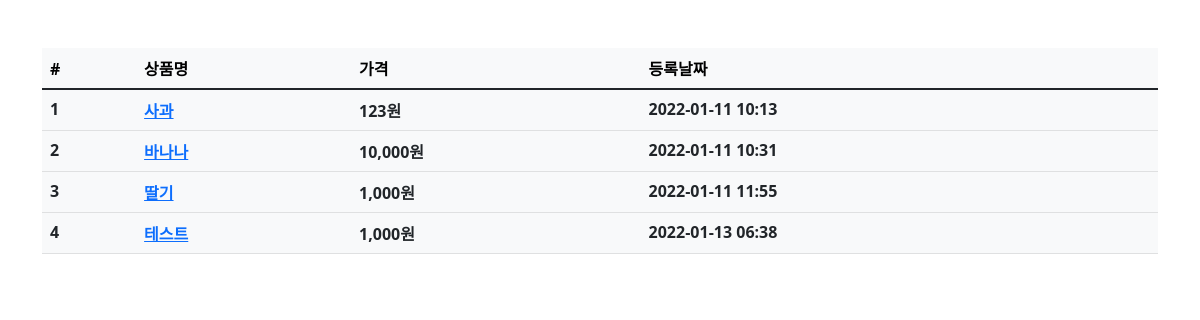
Before: /product/ with the older database file.
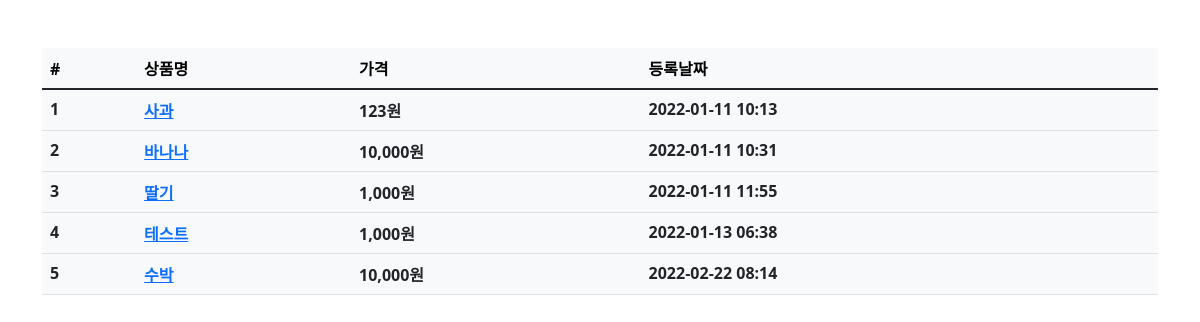
After: the same page with the newer database file.
### product/models.py (models this page shows, shortened)
class Product(models.Model):
    name = models.CharField(max_length=256, verbose_name='상품명')
    price = models.IntegerField(verbose_name='상품가격')
    description = models.TextField(verbose_name='상품설명')
    stock = models.IntegerField(verbose_name='재고')
    register_date = models.DateTimeField(auto_now_add=True, verbose_name='등록날짜')
    class Meta:
        db_table = 'product'
        verbose_name = '상품'
        verbose_name_plural = '상품'

### product/views.py (the view)
# urls.py: path('product/', ProductList.as_view()),
class ProductList(ListView):
    model = Product
    template_name = 'product.html'
    context_object_name = 'product_list'

### product/templates/product.html
{% extends "base.html" %}
{% load humanize %}
{% block contents %}
<div class="row mt-5">
    <div class="col-12">
        <table class="table table-light">
            <thead class="thead-light">
                <tr>
                    <th scope="col">#</th>
                    <th scope="col">상품명</th>
                    <th scope="col">가격</th>
                    <th scope="col">등록날짜</th>
                </tr>
            </thead>
            <tbody class="text-dark">
                {% for product in product_list %}
                <tr>
                    <th>{{ product.id }}</th>
                    <th><a href="/product/{{ product.id }}">{{ product.name }}</a></th>
                    <th>{{ product.price|intcomma }}원</th>
                    <th>{{ product.register_date|date:'Y-m-d H:i' }}</th>
                </tr>
                {% endfor %}
            </tbody>
        </table>
    </div>
</div>
{% endblock %}

Changed rows visible on the page:
added Product: id "5", name "수박", price "10,000", register_date "2022-02-22 08:14"
